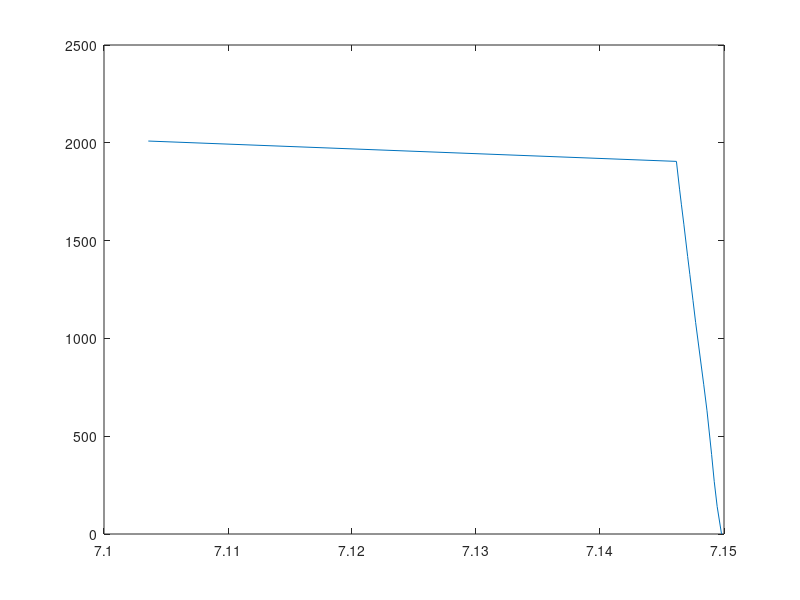

The MATLAB source for this figure:
%NOTE: everything right now is in kg and m!!!
M_fuelused = 0.453592*([[360], 
    [412],
    [447],
    [478],
    [532],
    [570],
    [664],
    [694],
    [730],
    [755],
    [798],
    [825],
    [846],
    [881],
    [910]]);
    %Total fuel used

t = ([1157,1297,1426,1564,1787,1920,2239,2351,2484,2576,2741,2840,2920,3062,3166]);
%Measured time instances

M_BEM = 9165*0.453592*ones(15,1);               %Basic empty  mass
x_cgBEM = 291.65*2.54/100;                      %Cg position of the empty weight
                                                %given in appendix E?? NOT
                                                %SURE ABOUT THIS ONE
                                                
momentBEM = (M_BEM*x_cgBEM).*ones(15,1);

%Calculations for Payload cg
%Before seat change:
M_pilot1 = 95;
M_pilot2 = 92;
M_coordinator = 74;
M_1L = 66;
M_1R = 61;
M_2L = 75;
M_2R = 78;
M_3L = 86;
M_3R = 68;
M_Payload = (M_pilot1+M_pilot2+M_coordinator+M_1L+M_1R+M_2L+M_2R+M_3L+M_3R)*ones(15,1);
x_cgpilots = 131*2.54/100;
x_cg1 = 214*2.54/100;
x_cg2 = 251*2.54/100;
x_cg3 = 288*2.54/100;
x_cgcoordinator = 170*2.54/100;

momentPilots = ((M_pilot1+M_pilot2)*x_cgpilots);
momentCoordinator = M_coordinator*x_cgcoordinator;
moment1 = (M_1L+M_1R)*x_cg1;
moment2 = (M_2L+M_2R)*x_cg2;
moment3 = (M_3L+M_3R)*x_cg3;

momentPayload = (momentPilots+momentCoordinator+moment1+moment2+moment3)*ones(14,1);

%After seat 3R change:
x_cg3L = 288*2.54/100;   %not stated if either 3L of 3R moves
x_cg3R = 134*2.54/100;
moment3L = M_3L*x_cg3L;
moment3R = M_3R*x_cg3R;

momentPayload(15) = (momentPilots+momentCoordinator+moment1+moment2+moment3L+moment3R);


%Calculation for Fuel cg
m_i_fuel = 4050*0.453592;               %Initial fuel mass
M_i_fuel = ones(15,1)*m_i_fuel;               
M_fuel = M_i_fuel-M_fuelused;
xcg_fuel = 285.3*2.54/100;              %meters and assumed constant!
                                        %Because we (and the ref data) have
                                        %the first flight of the day.
                                        %Therefore, looking at table E2,
                                        %you can calculate the moment arm
                                        %at each mass given and see that
                                        %the changes between 3000-4100 lbs
                                        %are soooo small i think it can be
                                        %assumed constant. (285.135-285.5).
                                        %Averaged it equals = 285.3
momentFuel = M_fuel*xcg_fuel;


%Calulation of the total cg
x_cg = (momentBEM + momentPayload + momentFuel)./(M_BEM + M_Payload + M_fuel);

plot(x_cg, t-t(1));

